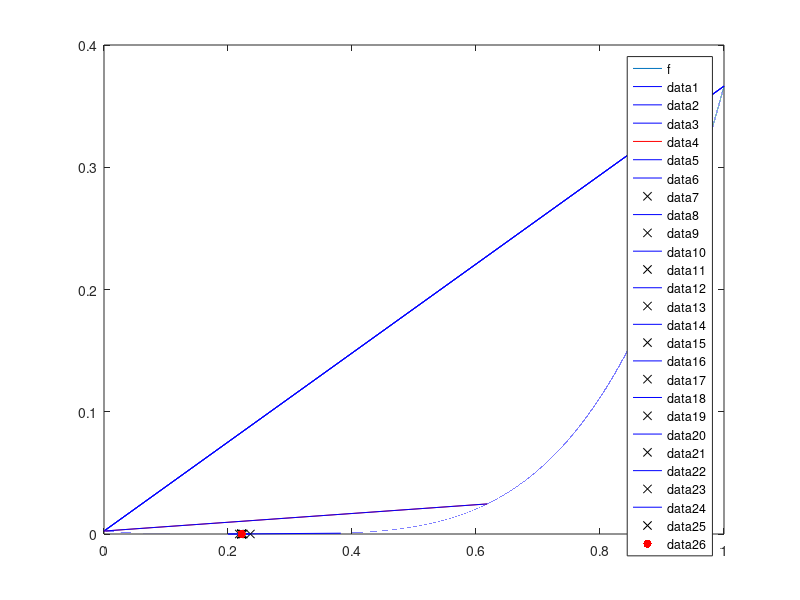

This chart was generated by the following MATLAB code:
function lab03()
    clc();

    delayS = 0.8;
    a = 0;
    b = 1;
    eps = 1e-6;

    fplot(@f, [a, b]);
    hold on;

    pause(3);

    fprintf('-------Метод золотого сечения (поиск начальных точек x1, x2, x3)-------\n');
    [x1, x2, x3, f1, f2, f3, a, b] = find_initial_points(a, b, eps, delayS);

    fprintf('-------Параболический метод-------\n');
    optimize_parabolic(x1, x2, x3, f1, f2, f3, a, b, eps, delayS);
end

function [x1, x2, x3, f1, f2, f3, a, b] = find_initial_points(a, b, eps, delayS)
    tau = (sqrt(5)-1) / 2;
    l = b - a;

    x1 = b - tau*l;
    x2 = a + tau*l;
    f1 = f(x1);
    f2 = f(x2);

    i = 0;

    fprintf('№ %2d:\t [a, b] = [%.10f, %.10f], f(a) = %.10f, f(b) = %.10f\n', i, a, b, f(a), f(b));
    line([a b], [f(a) f(b)], 'color', 'b');

     i = 0;

    fprintf('№ %2d:\t [a, b] = [%.10f, %.10f], f(a) = %.10f, f(b) = %.10f\n', i, a, b, f(a), f(b));
    line([a b], [f(a) f(b)], 'color', 'b');

    while l > 2*eps
        i = i + 1;

        line([a b], [f(a) f(b)], 'color', 'b');
        hold on;

        if f1 <= f2
            b = x2;
            l = b - a;

            new_x = b - tau*l;
            new_f = f(new_x);

            if f1 <= new_f
               x3 = x2;     f3 = f2;
               x2 = x1;     f2 = f1;
               x1 = new_x;  f1 = new_f;
               break;
            end

            x2 = x1;        f2 = f1;
            x1 = new_x;     f1 = new_f;
        else
            a = x1;
            l = b - a;

            new_x = a + tau*l;
            new_f = f(new_x);

            if f2 <= new_f
                x1 = a;
                x3 = new_x; f3 = new_f;
                break;
            end

            x1 = x2;        f1 = f2;
            x2 = new_x;     f2 = new_f;
        end

        fprintf('№ %2d:\t [a, b] = [%.10f, %.10f], f(a) = %.10f, f(b) = %.10f\n', i, a, b, f(a), f(b));
        line([a b], [f(a) f(b)], 'color', 'r');
        hold on;
        pause(delayS);
    end
end

function optimize_parabolic(x1, x2, x3, f1, f2, f3, a, b, eps, delayS)
    a1 = (f2 - f1) / (x2 - x1);
    a2 = ((f3 - f1)/(x3 - x1) - (f2 - f1)/(x2 - x1)) / (x3 - x2);
    x_ = 1 / 2 * (x1 + x2 - a1/a2);
    f_ = f(x_);

    for i = 1:1000
        old_x_ = x_;

        if f_ > f2
            temp = f_; f_ = f2; f2 = temp;
            temp = x_; x_ = x2; x2 = temp;
        end

        if x_ > x2
            x1 = x2; f1 = f2;
            x2 = x_; f2 = f_;
        else
            x3 = x2; f3 = f2;
            x2 = x_; f2 = f_;
        end

        fprintf('№ %2d:\t [x1, x3] = [%.10f, %.10f], f(x1) = %.10f, f(x3) = %.10f\n', i, x1, x3, f1, f3);
        fprintf('Current min point: x=%.10f, f(x)=%.10f\n', x_, f_);
        line([x1 x3], [f1 f3], 'color', 'b');
        plot(x_, f_, 'xk');
        hold on;
        pause(delayS);

        a1 = (f2 - f1) / (x2 - x1);
        a2 = ((f3 - f1)/(x3 - x1) - (f2 - f1)/(x2 - x1)) / (x3 - x2);
        x_ = 1 / 2 * (x1 + x2 - a1/a2);
        f_ = f(x_);

        if abs(old_x_ - x_) <= eps
            break
        end
    end

    x_res = x_;
    f_res = f_;

    scatter(x_res, f_res, 'r', 'filled');
    fprintf('РЕЗУЛЬТАТ: %2d итераций, x=%.10f, f(x)=%.10f\n', i, x_res, f_res);
end

function y = f(x)
    %y = exp(((x^4) + (x^2) - x + sqrt(5)) / 5) + sinh((x^3 + 21 * x + 9) / (21*x + 6)) - 3.0;
    y = (x-0.222).^4;
end
